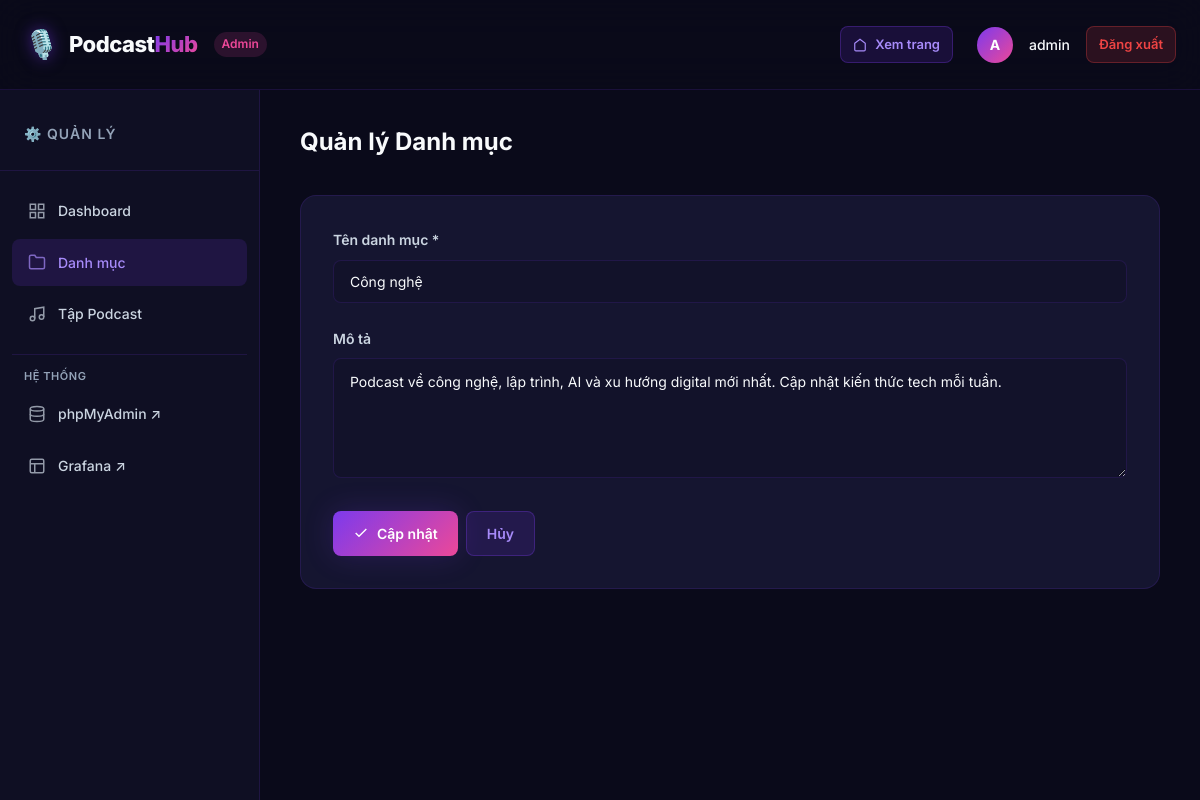
The app's page /admin/categories.php?action=edit&id=1 (signed in) with its own data.
### tables this page shows
CREATE TABLE IF NOT EXISTS categories (
    id INT AUTO_INCREMENT PRIMARY KEY,
    name VARCHAR(255) NOT NULL,
    slug VARCHAR(255) NOT NULL UNIQUE,
    description TEXT,
    created_at TIMESTAMP DEFAULT CURRENT_TIMESTAMP
);

### public/admin/categories.php (the view, shortened to what this page needs)
<?php
require_once __DIR__ . '/../../src/config.php';
require_once __DIR__ . '/../../src/functions.php';
$action = $_GET['action'] ?? 'list';
$id = (int)($_GET['id'] ?? 0);
$editCategory = null;
if ($action === 'edit' && $id > 0) {
    $stmt = $pdo->prepare("SELECT * FROM categories WHERE id = ?");
    $stmt->execute([$id]);
    $editCategory = $stmt->fetch();
}
$categories = getCategories($pdo);
?>
<?php if ($action === 'list'): ?>
    <div class="admin-header" style="margin-top:-16px; margin-bottom:24px">
        <span></span>
        <a href="/admin/categories.php?action=add" class="btn btn-primary">
            <svg width="16" height="16" viewBox="0 0 24 24" fill="none" stroke="currentColor" stroke-width="2"><line x1="12" y1="5" x2="12" y2="19"></line><line x1="5" y1="12" x2="19" y2="12"></line></svg>
            Thêm danh mục
        </a>
    </div>
    <div class="admin-table-container">
        <table class="admin-table">
            <thead>
                <tr>
                    <th>ID</th>
                    <th>Tên danh mục</th>
                    <th>Slug</th>
                    <th>Số tập</th>
                    <th>Ngày tạo</th>
                    <th>Thao tác</th>
                </tr>
            </thead>
            <tbody>
                <?php foreach ($categories as $cat): ?>
                    <tr>
                        <td><?= $cat['id'] ?></td>
                        <td><strong style="color:var(--text-primary)"><?= e($cat['name']) ?></strong></td>
                        <td><code style="color:var(--accent); font-size:13px"><?= e($cat['slug']) ?></code></td>
                        <td><span class="badge"><?= $cat['episode_count'] ?></span></td>
                        <td><?= formatDate($cat['created_at']) ?></td>
                        <td>
                            <div class="btn-group">
                                <a href="/admin/categories.php?action=edit&id=<?= $cat['id'] ?>" class="btn btn-secondary btn-sm">Sửa</a>
                                <form method="POST" style="display:inline" onsubmit="return confirmDelete('Bạn có chắc chắn muốn xóa danh mục này?')">
                                    <input type="hidden" name="action" value="delete">
                                    <input type="hidden" name="id" value="<?= $cat['id'] ?>">
                                    <button type="submit" class="btn btn-danger btn-sm">Xóa</button>
                                </form>
                            </div>
                        </td>
                    </tr>
                <?php endforeach; ?>
                <?php if (empty($categories)): ?>
                    <tr><td colspan="6" style="text-align:center; padding:32px; color:var(--text-muted)">Chưa có danh mục nào.</td></tr>
                <?php endif; ?>
            </tbody>
        </table>
    </div>
<?php elseif ($action === 'edit' && $editCategory): ?>
    <div class="admin-form">
        <form method="POST" action="/admin/categories.php?action=edit&id=<?= $editCategory['id'] ?>">
            <div class="form-group">
                <label for="name">Tên danh mục *</label>
                <input type="text" id="name" name="name" class="form-control" value="<?= e($editCategory['name']) ?>" required>
            </div>
            <div class="form-group">
                <label for="description">Mô tả</label>
                <textarea id="description" name="description" class="form-control"><?= e($editCategory['description']) ?></textarea>
            </div>
            <div class="btn-group">
                <button type="submit" class="btn btn-primary">
                    <svg width="16" height="16" viewBox="0 0 24 24" fill="none" stroke="currentColor" stroke-width="2"><polyline points="20 6 9 17 4 12"></polyline></svg>
                    Cập nhật
                </button>
                <a href="/admin/categories.php" class="btn btn-secondary">Hủy</a>
            </div>
        </form>
    </div>
<?php endif; ?>

### public/assets/css/style.css (style rules this page uses)
:root { --bg-primary: #0a0a1a; --bg-secondary: #0f0f23; --bg-card: #151530; --bg-card-hover: #1c1c42; --bg-input: #12122a; --bg-glass: rgba(21, 21, 48, 0.85); --primary: #7c3aed; --primary-light: #a78bfa; --primary-dark: #5b21b6; --secondary: #ec4899; --secondary-light: #f472b6; --accent: #06b6d4; --accent-light: #22d3ee; --success: #10b981; --warning: #f59e0b; --danger: #ef4444; --text-primary: #f8fafc; --text-secondary: #cbd5e1; --text-muted: #94a3b8; --text-inverse: #0a0a1a; --border-color: rgba(124, 58, 237, 0.15); --border-hover: rgba(124, 58, 237, 0.4); --gradient-primary: linear-gradient(135deg, #7c3aed 0%, #ec4899 100%); --gradient-hero: linear-gradient(160deg, #1a0533 0%, #0a0a1a 40%, #0d1b2a 100%); --gradient-card: linear-gradient(145deg, rgba(124, 58, 237, 0.08), rgba(236, 72, 153, 0.04)); --gradient-glow: radial-gradient(600px circle at var(--mouse-x, 50%) var(--mouse-y, 50%), rgba(124, 58, 237, 0.1), transparent 40%); --gradient-surface: linear-gradient(180deg, rgba(124, 58, 237, 0.05) 0%, transparent 100%); --shadow-sm: 0 2px 8px rgba(0, 0, 0, 0.3); --shadow-md: 0 4px 20px rgba(0, 0, 0, 0.4); --shadow-lg: 0 8px 40px rgba(0, 0, 0, 0.5); --shadow-glow: 0 0 30px rgba(124, 58, 237, 0.2); --shadow-glow-strong: 0 0 50px rgba(124, 58, 237, 0.3); --radius-sm: 8px; --radius-md: 12px; --radius-lg: 16px; --radius-xl: 24px; --radius-full: 9999px; --transition: all 0.3s cubic-bezier(0.4, 0, 0.2, 1); --transition-fast: all 0.15s ease; --transition-spring: all 0.5s cubic-bezier(0.34, 1.56, 0.64, 1); --font-family: 'Inter', -apple-system, BlinkMacSystemFont, 'Segoe UI', sans-serif; --font-mono: 'JetBrains Mono', 'Fira Code', monospace; --container-width: 1280px; --header-height: 90px; --sidebar-width: 300px; }
*, *::before, *::after { margin: 0; padding: 0; box-sizing: border-box; }
html { scroll-behavior: smooth; -webkit-font-smoothing: antialiased; -moz-osx-font-smoothing: grayscale; }
body { font-family: var(--font-family); background: var(--bg-primary); color: var(--text-primary); line-height: 1.7; min-height: 100vh; overflow-x: hidden; }
a { color: var(--primary-light); text-decoration: none; transition: var(--transition); }
.btn { display: inline-flex; align-items: center; gap: 8px; padding: 10px 20px; border-radius: var(--radius-sm); font-size: 14px; font-weight: 600; font-family: var(--font-family); cursor: pointer; border: none; transition: var(--transition); text-decoration: none; white-space: nowrap; }
.btn-primary { background: var(--gradient-primary); color: white; box-shadow: var(--shadow-glow); }
.btn-secondary { background: rgba(124, 58, 237, 0.15); color: var(--primary-light); border: 1px solid rgba(124, 58, 237, 0.3); }
.btn-group { display: flex; gap: 8px; }
.admin-form { background: var(--bg-card); border: 1px solid var(--border-color); border-radius: var(--radius-lg); padding: 32px; }
.form-group { margin-bottom: 24px; }
.form-group label { display: block; font-size: 14px; font-weight: 600; color: var(--text-secondary); margin-bottom: 8px; }
.form-control { width: 100%; padding: 12px 16px; background: var(--bg-input); border: 1px solid var(--border-color); border-radius: var(--radius-sm); color: var(--text-primary); font-size: 14px; font-family: var(--font-family); transition: var(--transition); outline: none; }
.form-control::placeholder { color: var(--text-muted); }
textarea.form-control { resize: vertical; min-height: 120px; line-height: 1.6; }

### records on screen
categories: name "Công nghệ", description "Podcast về công nghệ, lập trình, AI và xu hướng digital mới nhất. Cập nhật kiến thức tech mỗi tuần."

### other values on screen
mb_substr($username, 0, 1) "A"
$username "admin"
$title "Quản lý Danh mục"
